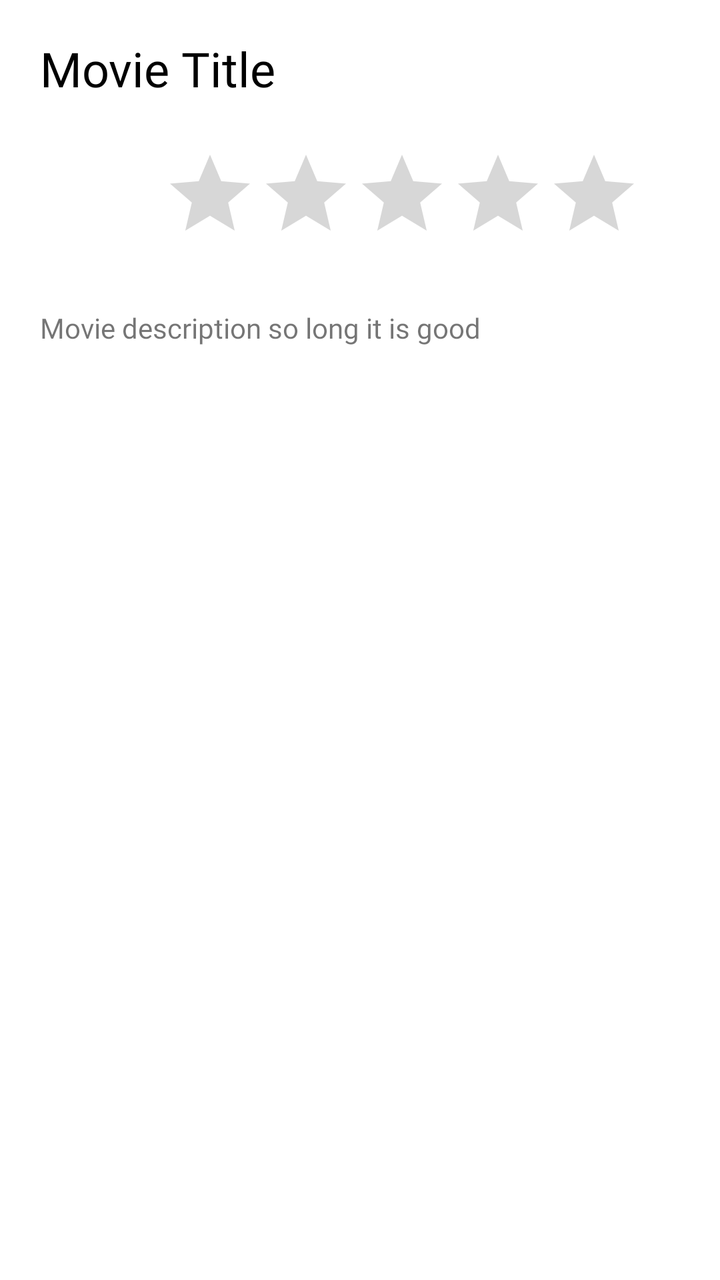
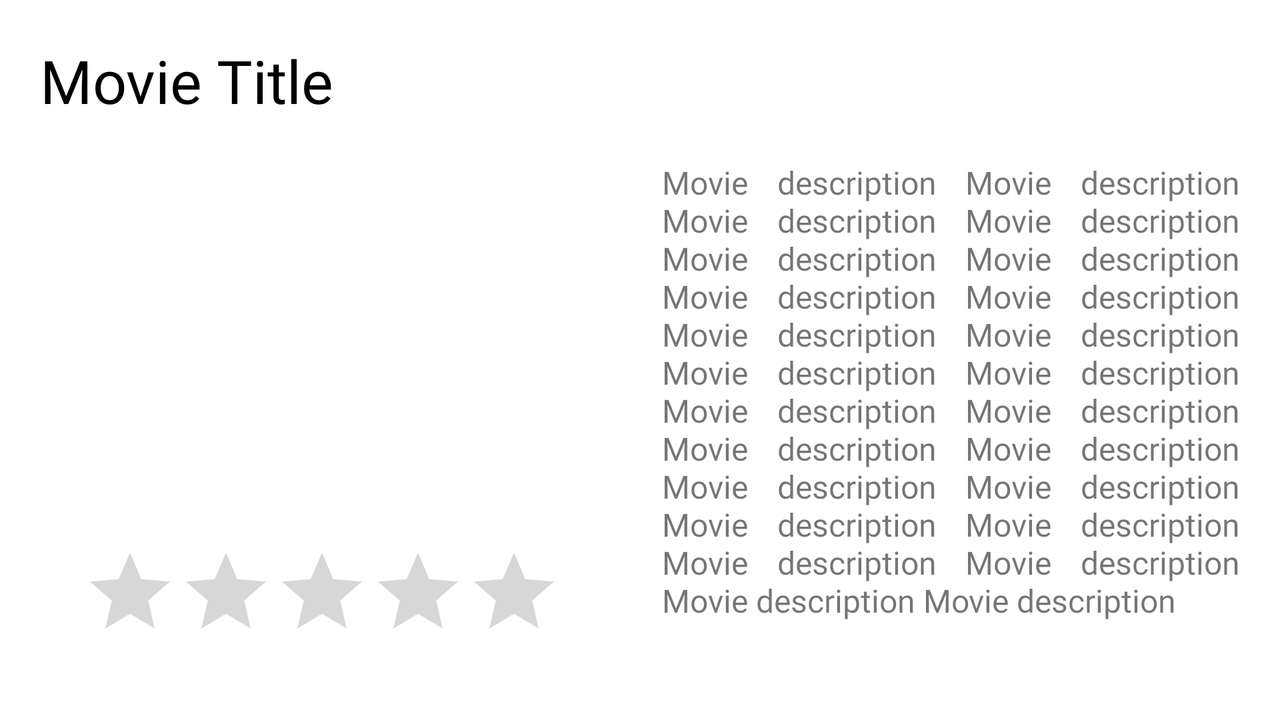

The same Android screen from two of the app's own layout files: first res/layout/ as a phone draws it, then the repository's variant for another configuration, drawn on a device whose configuration selects that folder. Both files follow.
<!-- AndroidManifest.xml: application theme Theme.FlixterMovies -->
<!-- res/layout/activity_movie_details.xml -->
<?xml version="1.0" encoding="utf-8"?>
<RelativeLayout xmlns:android="http://schemas.android.com/apk/res/android"
    xmlns:app="http://schemas.android.com/apk/res-auto"
    xmlns:tools="http://schemas.android.com/tools"
    android:layout_width="match_parent"
    android:layout_height="match_parent"
    tools:context=".MovieDetails">

    <TextView
        android:id="@+id/mvTitle"
        android:layout_width="match_parent"
        android:layout_height="wrap_content"
        android:layout_alignParentTop="true"
        android:layout_alignParentEnd="true"
        android:layout_centerHorizontal="true"
        android:layout_marginTop="18dp"
        android:layout_marginEnd="0dp"
        android:fontFamily="@font/poppins_semibold"
        android:paddingHorizontal="20dp"
        android:textColor="#000000"
        android:textSize="24sp"
        tools:text="Movie Title" />

    <TextView
        android:id="@+id/mvOverview"
        android:layout_width="match_parent"
        android:layout_height="wrap_content"
        android:layout_below="@+id/mvRating"
        android:layout_alignParentEnd="true"
        android:layout_marginTop="24dp"
        android:layout_marginEnd="0dp"
        android:fontFamily="@font/poppins"
        android:justificationMode="inter_word"
        android:paddingHorizontal="20dp"
        tools:text="Movie description so long it is good" />

    <RatingBar
        android:id="@+id/mvRating"
        android:layout_width="wrap_content"
        android:layout_height="wrap_content"
        android:layout_below="@+id/mvTitle"
        android:layout_alignParentStart="true"
        android:layout_centerHorizontal="true"
        android:layout_marginStart="81dp"
        android:layout_marginTop="23dp" />

    <ImageView
        android:id="@+id/mvPoster"
        android:layout_width="150dp"
        android:layout_height="wrap_content"
        android:layout_below="@+id/mvOverview"
        android:layout_centerHorizontal="true"
        android:layout_marginStart="131dp"
        android:layout_marginTop="25dp"
        android:adjustViewBounds="true"
        android:scaleType="fitXY"
        tools:srcCompat="@tools:sample/avatars" />

</RelativeLayout>
<!-- resources referenced by this layout -->
<resources>
  <style name="Theme.FlixterMovies" parent="Theme.MaterialComponents.DayNight.NoActionBar">
          
          <item name="colorPrimary">@color/blue_500</item>
          <item name="colorPrimaryVariant">@color/blue_700</item>
          <item name="colorOnPrimary">@color/white</item>
          
          <item name="colorSecondary">@color/teal_200</item>
          <item name="colorSecondaryVariant">@color/teal_700</item>
          <item name="colorOnSecondary">@color/black</item>
          
          <item name="android:statusBarColor" tools:targetApi="l">?attr/colorPrimaryVariant</item>
          
      </style>
  <color name="blue_500">#006BEE</color>
  <color name="blue_700">#0012B3</color>
  <color name="white">#FFFFFFFF</color>
  <color name="teal_200">#FF03DAC5</color>
  <color name="teal_700">#FF018786</color>
  <color name="black">#FF000000</color>
</resources>
<!-- res/layout-land/activity_movie_details.xml (the repository's variant of the layout above) -->
<!-- drawn on the phone turned sideways -->
<?xml version="1.0" encoding="utf-8"?>
<RelativeLayout xmlns:android="http://schemas.android.com/apk/res/android"
    xmlns:app="http://schemas.android.com/apk/res-auto"
    xmlns:tools="http://schemas.android.com/tools"
    android:layout_width="match_parent"
    android:layout_height="match_parent">

    <TextView
        android:id="@+id/mvTitle"
        android:layout_width="687dp"
        android:layout_height="wrap_content"
        android:layout_alignParentStart="true"
        android:layout_alignParentTop="true"
        android:layout_marginHorizontal="20dp"
        android:layout_marginTop="20dp"
        android:fontFamily="@font/poppins_semibold"
        android:textColor="#000000"
        android:textSize="30sp"
        tools:text="Movie Title" />

    <ImageView
        android:id="@+id/mvPoster"
        android:layout_width="291dp"
        android:layout_height="172dp"
        android:layout_below="@+id/mvTitle"
        android:layout_alignParentStart="true"
        android:layout_marginHorizontal="20dp"
        android:layout_marginVertical="20dp"
        tools:srcCompat="@tools:sample/avatars" />

    <TextView
        android:id="@+id/mvOverview"
        android:layout_width="413dp"
        android:layout_height="244dp"
        android:layout_below="@+id/mvTitle"
        android:layout_alignParentEnd="true"
        android:layout_marginVertical="20dp"
        android:layout_marginEnd="20dp"
        android:layout_toEndOf="@+id/mvPoster"
        android:fontFamily="@font/poppins"
        android:justificationMode="inter_word"
        android:textSize="16sp"
        tools:text="Movie description Movie description Movie description Movie description Movie description Movie description Movie description Movie description Movie description Movie description Movie description Movie description Movie description Movie description Movie description Movie description Movie description Movie description Movie description Movie description Movie description Movie description Movie description Movie description" />

    <RatingBar
        android:id="@+id/mvRating"
        android:layout_width="wrap_content"
        android:layout_height="wrap_content"
        android:layout_below="@+id/mvPoster"
        android:layout_alignEnd="@+id/mvPoster"
        android:layout_marginEnd="30dp" />


</RelativeLayout>
